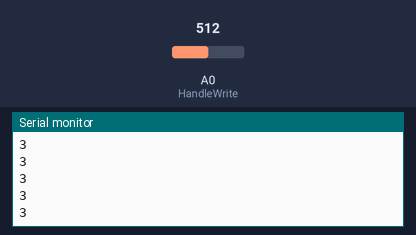
Recording of a sketch running on a simulated Arduino Uno, built with avr-gcc and run on an emulated ATmega328P. On the bench: the last lines printed to the serial monitor. The inputs (shaded band) are chosen by the test bench; at power-on: A0 (HandleWrite) = 512.

Above: at 1.2 s.
1.3 s: A0 (HandleWrite) set to 306
At 2.3 s:
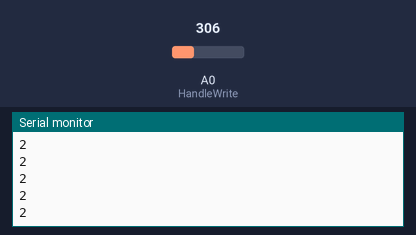
2.8 s: A0 (HandleWrite) set to 122
At 3.3 s:
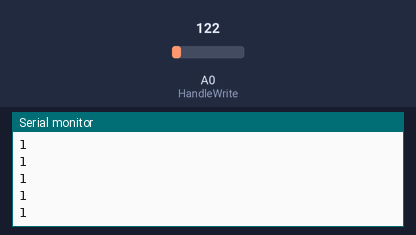
Timing chart, 0 to 5.8 s (numbered marks = the images above; inputs shaded):
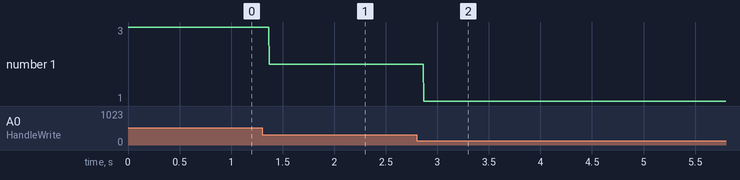

The sketch:

ShipHandle.ino
```cpp
#define HandlePin 7 //手柄输出引脚为7号引脚
#define HandleWrite A0 //手柄获取命令引脚为A0

//int   value  //手柄的脉冲值与控制舵机的值
//HandleSetting
void setup()//手柄设置
{
 pinMode(HandlePin, INPUT_PULLUP); //注意 Z 轴输入一定要上拉，不然电平不稳。
 Serial.begin(9600);
}
//在这里VRx(x)连的是模拟端口A0，VRy(y)连的是模拟端口A1，SW(z)连接到了数字端口7
//ShipHandle
void  loop()
{
      int  value = analogRead(HandleWrite);// 手柄X轴 ， 控制舵机
       value = map(value, 0, 1023, 1, 5);

       //return value;
        Serial.println(value);

////       value = analogRead(A1);// 手柄Y轴 ， 控制马达
////       value = map(value, 0, 1023, 0, 10);
////       Serial.print(" | Y:");
////       Serial.print(value, DEC);
//
//       value = digitalRead(7);
//       Serial.print(" | Z: ");
//       Serial.println(value, DEC);
//       delay(1000);
}
```

Measured:
- after the input at 1.3 s, the serial monitor: prints a new line after 0.07 s (image 1)
- after the input at 2.8 s, the serial monitor: prints a new line after 0.07 s (image 2)
- plotted number 1: 3 → 2 after the input at 1.3 s, 2 → 1 after the input at 2.8 s
